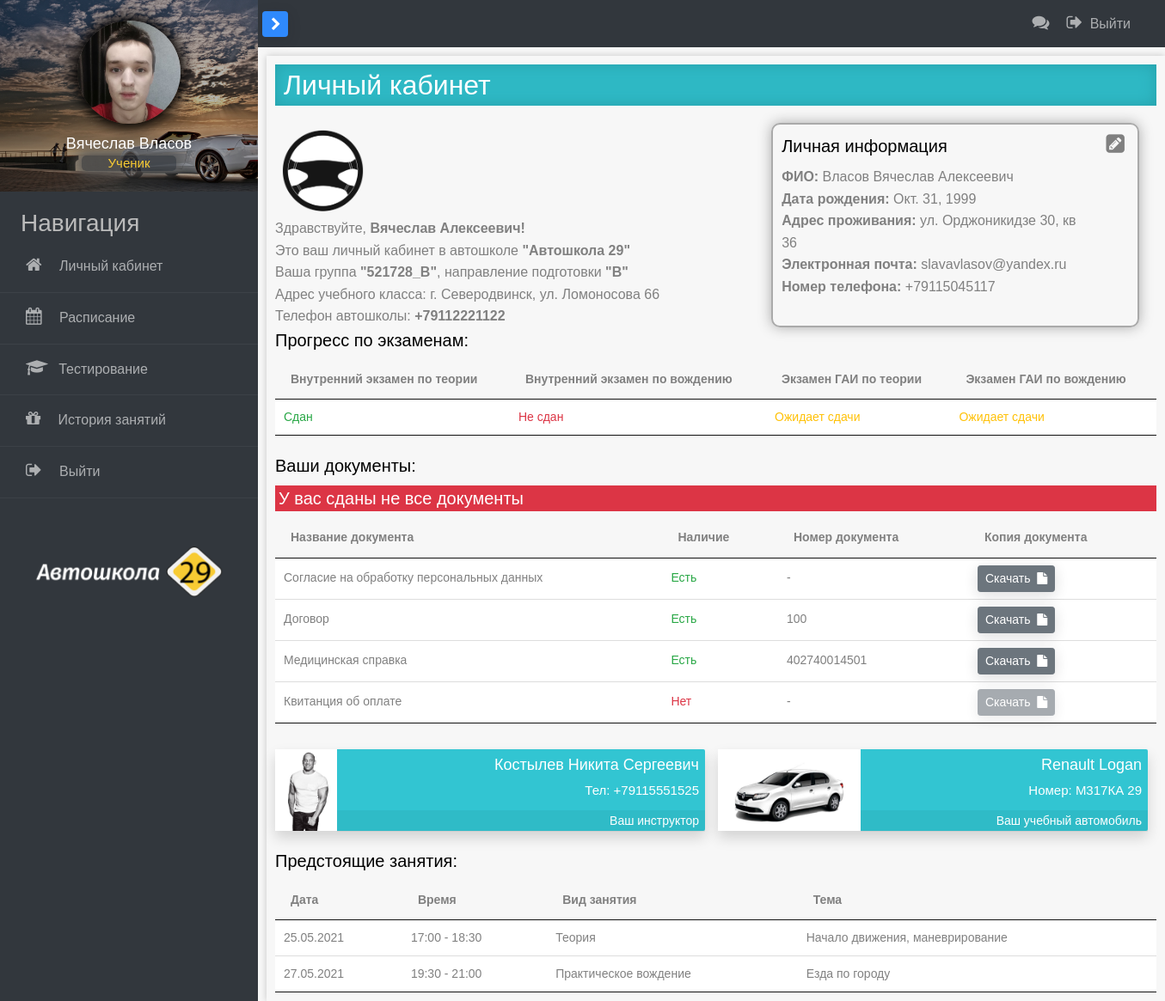
The app's page /student/1, older data.
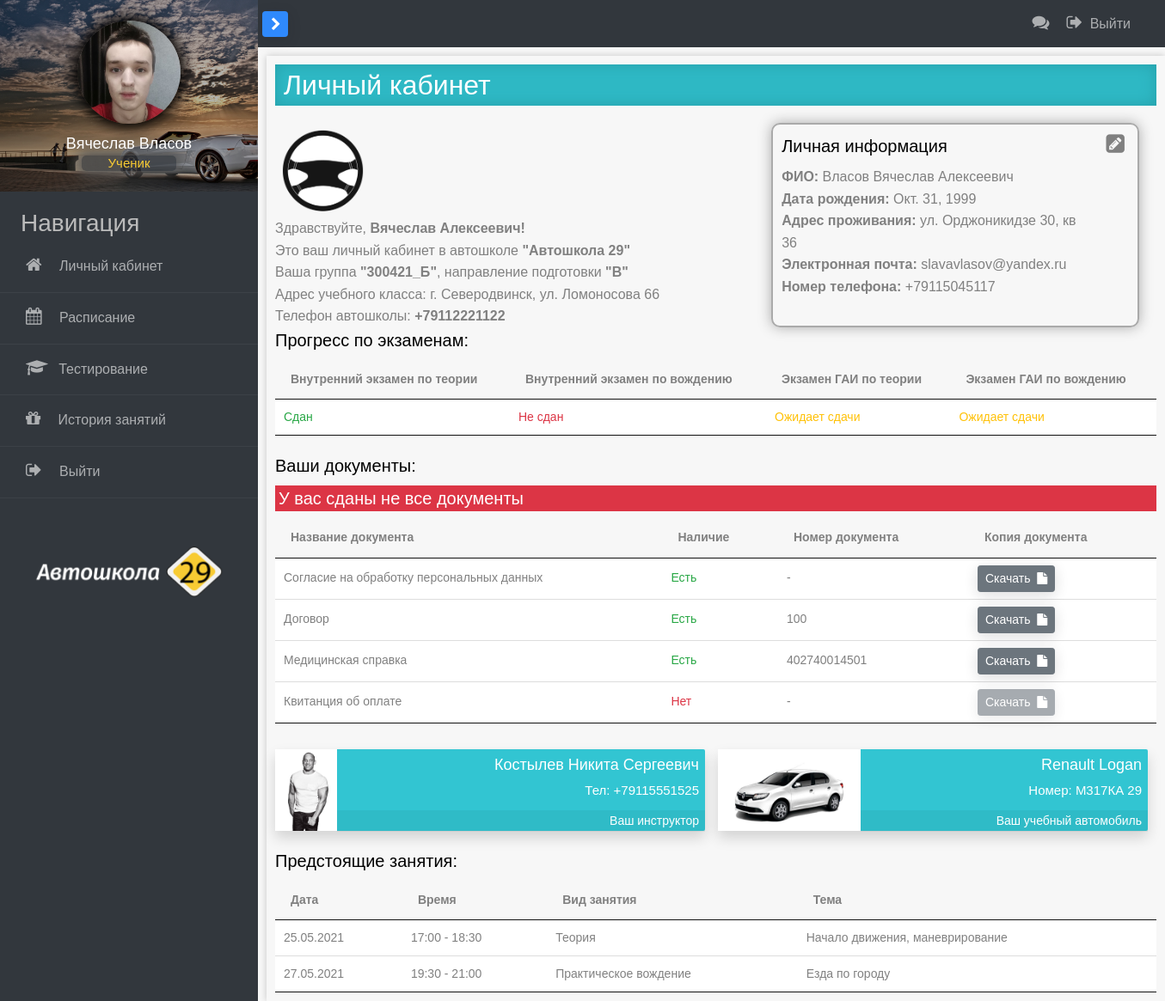
The same page, newer data.
### main/models.py (models this page shows, shortened)
class Ucheniki(models.Model):
    name = models.CharField('Имя', max_length=250)
    fam = models.CharField('Фамилия', max_length=250)
    otch = models.CharField('Отчество', max_length=250, null=True)
    fioUch = models.CharField('ФИО', max_length=60)
    address = models.CharField('Адрес проживания', max_length=250)
    tel = models.CharField('Телефон', max_length=20)
    email = models.CharField('Электронынй адрес', max_length=150)
    photo = models.CharField('Фотография', max_length=150)
    gruppa = models.CharField('Группа', max_length=10, default='')
    date_rogd = models.DateField('Дата рождения')
    class Meta:
        verbose_name = 'Ученики'
        verbose_name_plural = 'Ученики'

### main/views.py (the view)
# urls.py: path('student/<int:pk>', views.StudentDetailView.as_view(), name='student-detail'),
class StudentDetailView(DetailView):
    model = Ucheniki
    template_name = 'main/index.html'
    context_object_name = 'student'

### main/templates/main/index.html (shortened to what the changed rows need)
{% extends 'main/layout.html' %}
{% load static %}
{% block content %}
    <h2 class="page-title"> Личный кабинет </h2>
    <div class="account">
        <div class="greetings">
            <div class="text-block">
                <p class="greetings-text">Здравствуйте, <b>{{ student.name }} {{ student.otch }}!</b></p>
                <p class="greetings-text">Ваша группа <b>"{{ student.gruppa }}"</b>, направление подготовки <b>"B"</b>
                </p>
            </div>
        </div>
        <div class="personal-info">
            <p class="greetings-text"><b>ФИО: </b><span>{{ student.fam }} {{ student.name }} {{ student.otch }}</span>
            </p>
            <p class="greetings-text"><b>Дата рождения: </b><span>{{ student.date_rogd }}</span></p>
            <p class="greetings-text"><b>Адрес проживания: </b><span>{{ student.address }}</span></p>
            <p class="greetings-text"><b>Электронная почта: </b><span>{{ student.email }}</span></p>
            <p class="greetings-text"><b>Номер телефона: </b><span>{{ student.tel }}</span></p>
        </div>
    </div>
    <div class="exams">
        <table id="exams" class="display">
            <thead>
            <tr>
                <th>Внутренний экзамен по теории</th>
                <th>Внутренний экзамен по вождению</th>
                <th>Экзамен ГАИ по теории</th>
                <th>Экзамен ГАИ по вождению</th>
            </tr>
            </thead>
        </table>
    </div>
    <div class="personal-docs">
        <table id="documents" class="display">
            <thead>
            <tr>
                <th>Название документа</th>
                <th>Наличие</th>
                <th>Номер документа</th>
                <th>Копия документа</th>
            </tr>
            </thead>
        </table>
    </div>
    <div class="next-lessons">
        <table id="next-lessons" class="display">
            <thead>
            <tr>
                <th>Дата</th>
                <th>Время</th>
                <th>Вид занятия</th>
                <th>Тема</th>
            </tr>
            </thead>
        </table>
    </div>
{% endblock %}

Row changes from the older to the newer data that the page shows:
changed Ucheniki "Вячеслав": gruppa "521728_B" → "300421_Б"
